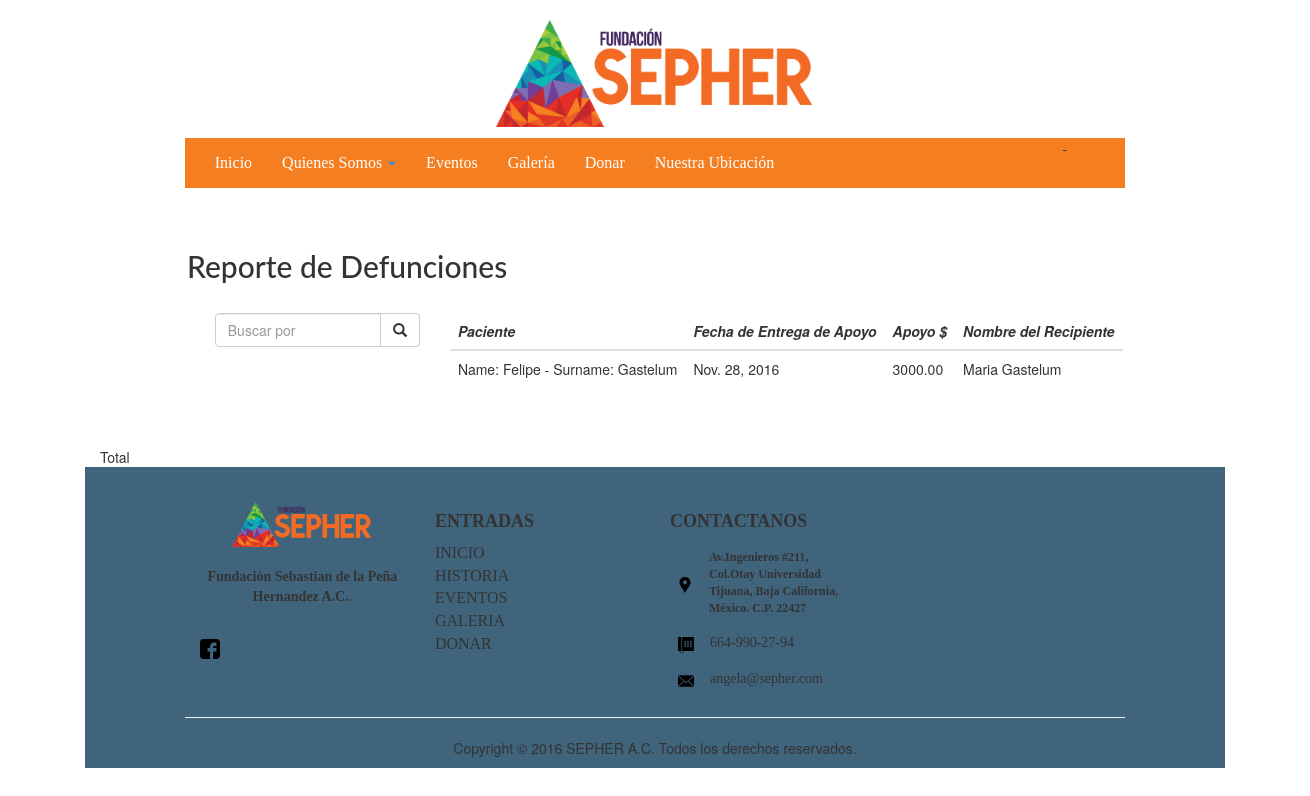
Page /reporte_defunciones/ on the committed database.
### Pacientes/models.py (models this page shows, shortened)
class Defunciones(models.Model):
    Paciente=models.ForeignKey(Paciente)
    Fecha_apoyo=models.DateField(default=date.today)
    Apoyo=models.DecimalField(max_digits=8,decimal_places=2)
    Recipiente_nombre=models.CharField(max_length=50, validators=[RegexValidator(regex='^[a-zA-Z\s]*$',message="Valor invalido")])

class Paciente(models.Model):
    Estado_opciones=(
    ('RE','Remision'),
    ('TR','En Tratamiento'),
    ('DEP','Fallecido'),
    )
    Paciente_nombre=models.CharField(max_length=40,validators=[RegexValidator(regex='^[a-zA-Z\s]*$',message="Valor invalido")])
    Paciente_apellido=models.CharField(max_length=50,validators=[RegexValidator (regex='^[a-zA-Z\s]*$',message="Valor invalido")])
    Paciente_fnacimiento=models.DateField(validators=[validate_edad])
    Paciente_diagnostico=models.CharField(max_length=200)
    Paciente_clinica=models.CharField(max_length=50)
    Tutor_Padre=models.CharField(max_length=50)
    Paciente_contacto=models.CharField(max_length=15,validators=[RegexValidator(regex='^[0-9|\\-]*$',message="Ingrese un numero de telefono valido")])
    Estado_salud=models.CharField(max_length=10,choices=Estado_opciones)
    def __unicode__(self):
        return "Name: %s - Surname: %s"%(self.Paciente_nombre,self.Paciente_apellido)

### Pacientes/views.py (the view)
# urls.py: url(r'^reporte_defunciones/$',Reporte_Defunciones.as_view(),name='ReporteDef_view'),
class Reporte_Defunciones(ListView):
	template_name='reporte_defunciones.html'
	model=Defunciones

### templates/reporte_defunciones.html (shortened to what this page needs)
{% extends 'base.html' %}
{% block content %}
<br>
<div class="container">
  <h2><span style="margin-left:87px;font-family: 'Lato',sans-serif">Reporte de Defunciones</span></h2>
  <br>
<div class="container" style="width:940.45px; margin:0px auto; border:0px solid #000;">
  <div class="row">
        <div class="col-md-3">
            <form action="#" method="get">
                <div class="input-group">
                    <input class="form-control" id="system-search" name="q" placeholder="Buscar por" required>
                    <span class="input-group-btn">
                        <button type="submit" class="btn btn-default"><i class="glyphicon glyphicon-search"></i></button>
                    </span>
                </div>
            </form>
        </div>
    <div class="col-md-9">
       <table class="table table-list-search">
                    <thead>
                        <tr>
                           	<th><i>Paciente</i></th>
							<th><i>Fecha de Entrega de Apoyo</i></th>
							<th><i>Apoyo $</i></th>
							<th><i>Nombre del Recipiente</i></th>
                        </tr>
                    </thead>
                    {% for item in object_list %}
                    <tbody>
                        <tr>
                            <td>{{ item.Paciente }}</td>
							<td>{{ item.Fecha_apoyo }}</td>
							<td>{{ item.Apoyo }}</td>
							<td>{{ item.Recipiente_nombre }}</td>
                        </tr>
                        {% endfor %}
                    </tbody>
                </table>
    </div>
  </div>
</div>
<br>
<br>
Total {{ total1 }}
{% endblock %}

### templates/base.html (style rules this page uses)
th { padding: 7px; }
td { padding: 8px; }

### rows in the picture
Defunciones: Paciente "Name: Felipe - Surname: Gastelum", Fecha_apoyo "Nov. 28, 2016", Apoyo "3000.00", Recipiente_nombre "Maria Gastelum"
